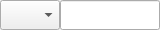
<?xml version="1.0" encoding="UTF-8"?>
<ui version="4.0">
 <class>dialog_null_yunTaiCruiseDialog</class>
 <widget class="QDialog" name="dialog_null_yunTaiCruiseDialog">
  <property name="geometry">
   <rect>
    <x>0</x>
    <y>0</y>
    <width>160</width>
    <height>30</height>
   </rect>
  </property>
  <property name="windowTitle">
   <string>Dialog</string>
  </property>
  <widget class="QComboBox" name="comboBox_yunTaiCruiseDialog_preset">
   <property name="geometry">
    <rect>
     <x>0</x>
     <y>0</y>
     <width>60</width>
     <height>30</height>
    </rect>
   </property>
  </widget>
  <widget class="QLineEdit" name="lineEdit_yunTaiCruiseDialog_stayTime">
   <property name="geometry">
    <rect>
     <x>60</x>
     <y>0</y>
     <width>100</width>
     <height>30</height>
    </rect>
   </property>
  </widget>
 </widget>
 <resources/>
 <connections/>
</ui>
